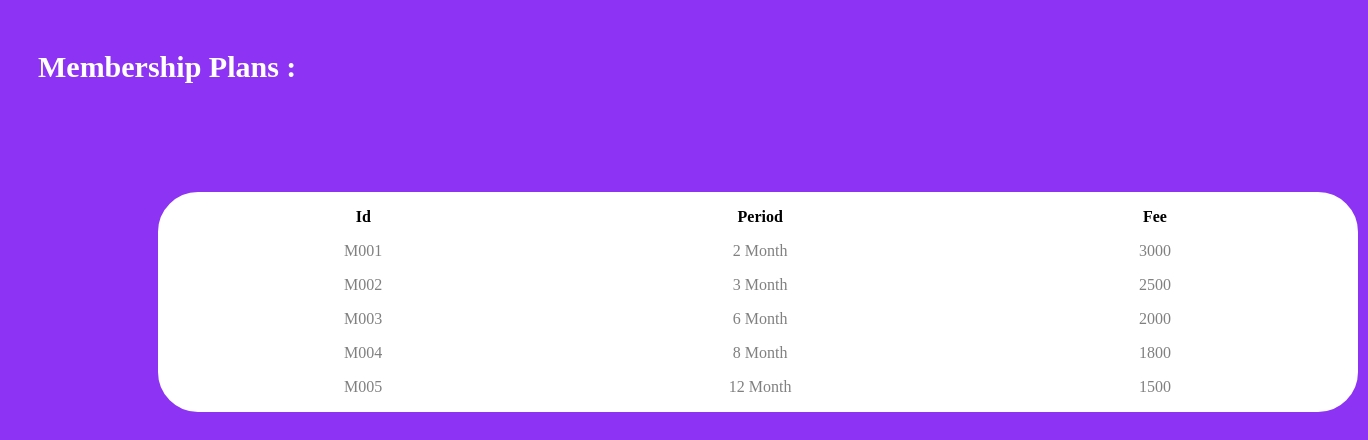
The app's page /plan.php with its own data.
### tables this page shows
CREATE TABLE `membership_plan` (
  `Membership_id` varchar(10) NOT NULL,
  `Membership_period` varchar(10) NOT NULL,
  `Monthly_fee` int(10) NOT NULL
);

### plan.php (the view, shortened to what this page needs)
<!DOCTYPE html>
<html lang="en">
<head>
</head>
<body>
<?php
$servername = "localhost";
$username = "root";
$password = "";
$conn = mysqli_connect($servername, $username, $password);
mysqli_select_db($conn,'test');
$query = " select * from membership_plan";
$result = mysqli_query($conn,$query);
    ?>
    <div class="profile">Membership Plans :</div>
    <table>
        <tr>
            <th>Id</th>
            <th>Period</th>
            <th>Fee</th>
        </tr>
        <br>
        <?php
while($row = mysqli_fetch_assoc($result))
{
    ?>
        <tr>
            <td> <?php echo $row['Membership_id']; ?> </td>
            <td> <?php echo $row['Membership_period']; ?> </td>
            <td> <?php echo $row['Monthly_fee']; ?> </td>
        </tr>
        <br>
        <?php
}
?>
</table>
</body>
</html>

### plan.php (style rules this page uses)
body { background-color: #8d33f3; }
.profile { margin: 0px 30px; margin-top: 50px; margin-bottom: 0px; font-size: 30px; color: white; font-weight: 600; }
table { margin: 0px 150px; }
table, th, td { border: 2px solid white; border-radius: 40px; color: grey; width: 1200px; text-align: center; padding: 5px; background-color: white; }
th { color: black; }

### records on screen
membership_plan: Membership_id "M001", Membership_period "2 Month", Monthly_fee "3000"
membership_plan: Membership_id "M002", Membership_period "3 Month", Monthly_fee "2500"
membership_plan: Membership_id "M003", Membership_period "6 Month", Monthly_fee "2000"
membership_plan: Membership_id "M004", Membership_period "8 Month", Monthly_fee "1800"
membership_plan: Membership_id "M005", Membership_period "12 Month", Monthly_fee "1500"
